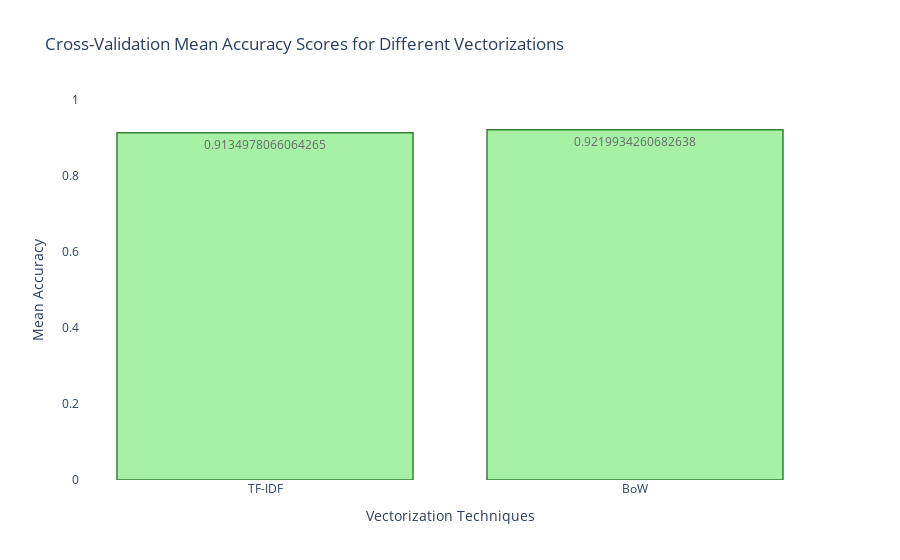

The notebook cell saved with this chart:
### Code cell
import plotly.graph_objects as go

# Retrieve the mean accuracy scores for each model
mean_scores = [cv_scores__rf_tfıdf.mean(), cv_scores_rf_bow.mean()]

model_names = ['TF-IDF', 'BoW']

# Create a bar chart
fig = go.Figure([go.Bar(x=model_names, y=mean_scores, text=mean_scores, textposition='auto')])

# Customize the chart (title and axis labels)
fig.update_layout(
    title="Cross-Validation Mean Accuracy Scores for Different Vectorizations",
    xaxis_title="Vectorization Techniques",
    yaxis_title="Mean Accuracy",
    yaxis=dict(range=[0, 1]),  # Set the Y-axis range from 0 to 1
    plot_bgcolor='white',  # Set the background color of the chart to white
    paper_bgcolor='white',  # Set the overall background color to white
    template="plotly"  # Default template
)

# Show numerical values on hover
fig.update_traces(marker_color='lightgreen', marker_line_color='darkgreen', marker_line_width=1.5, opacity=0.8)

# Display the chart
fig.show()

### Figure 1 — Plotly figure (JSON) as saved in the notebook; plotly's stock layout.template omitted (floating-point values rounded to 4 significant figures)
{"data": [{"marker": {"color": "lightgreen", "line": {"color": "darkgreen", "width": 1.5}}, "opacity": 0.8, "text": ["0.9134978066064265", "0.9219934260682638"], "textposition": "auto", "type": "bar", "x": ["TF-IDF", "BoW"], "y": [0.9135, 0.922]}], "layout": {"paper_bgcolor": "white", "plot_bgcolor": "white", "title": {"text": "Cross-Validation Mean Accuracy Scores for Different Vectorizations"}, "xaxis": {"title": {"text": "Vectorization Techniques"}, "type": "category", "range": [-0.5, 1.5], "autorange": true}, "yaxis": {"range": [0, 1], "title": {"text": "Mean Accuracy"}, "type": "linear"}, "autosize": true}}
